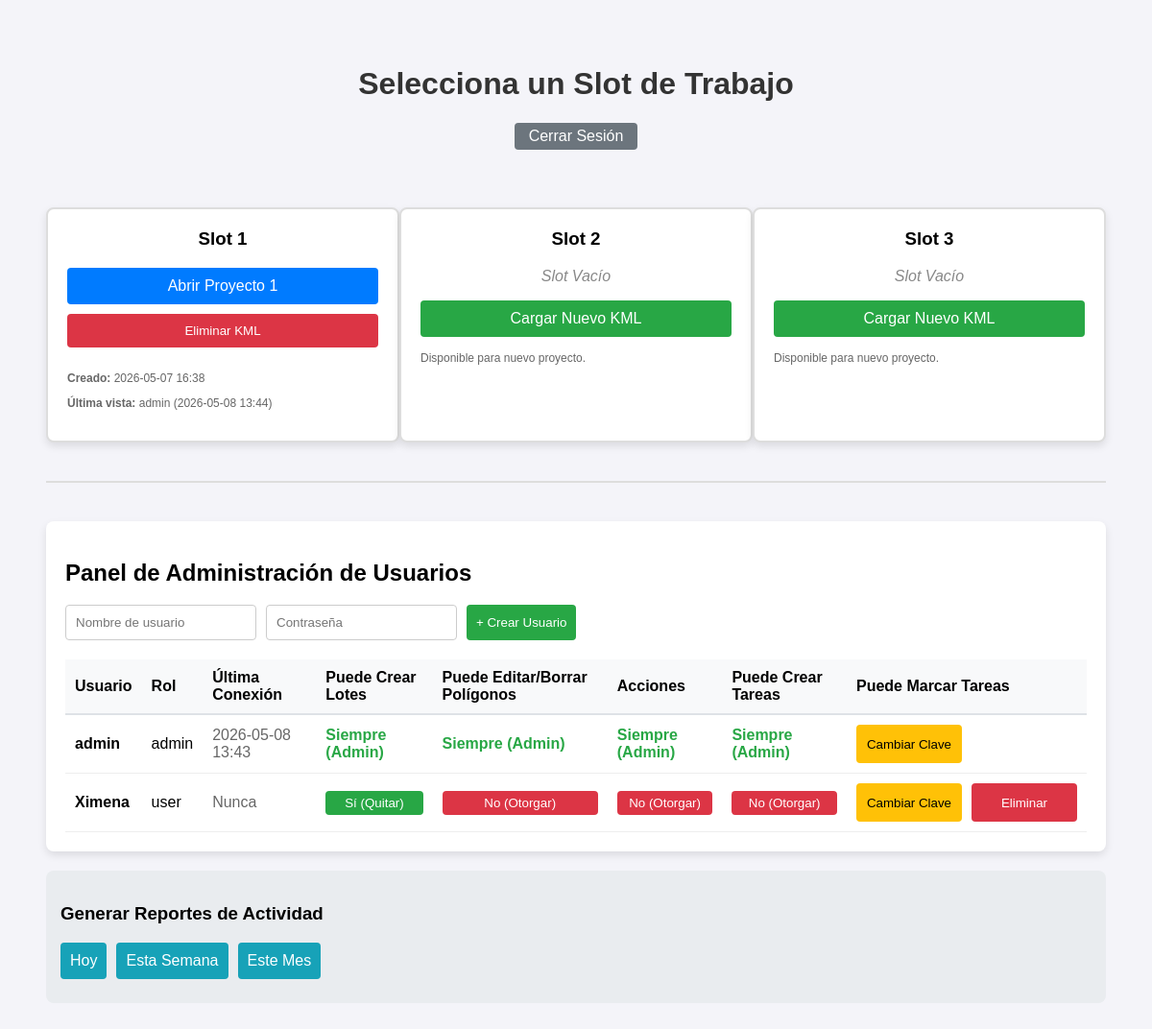
/dashboard (signed in), run on an earlier commit of the app's database.
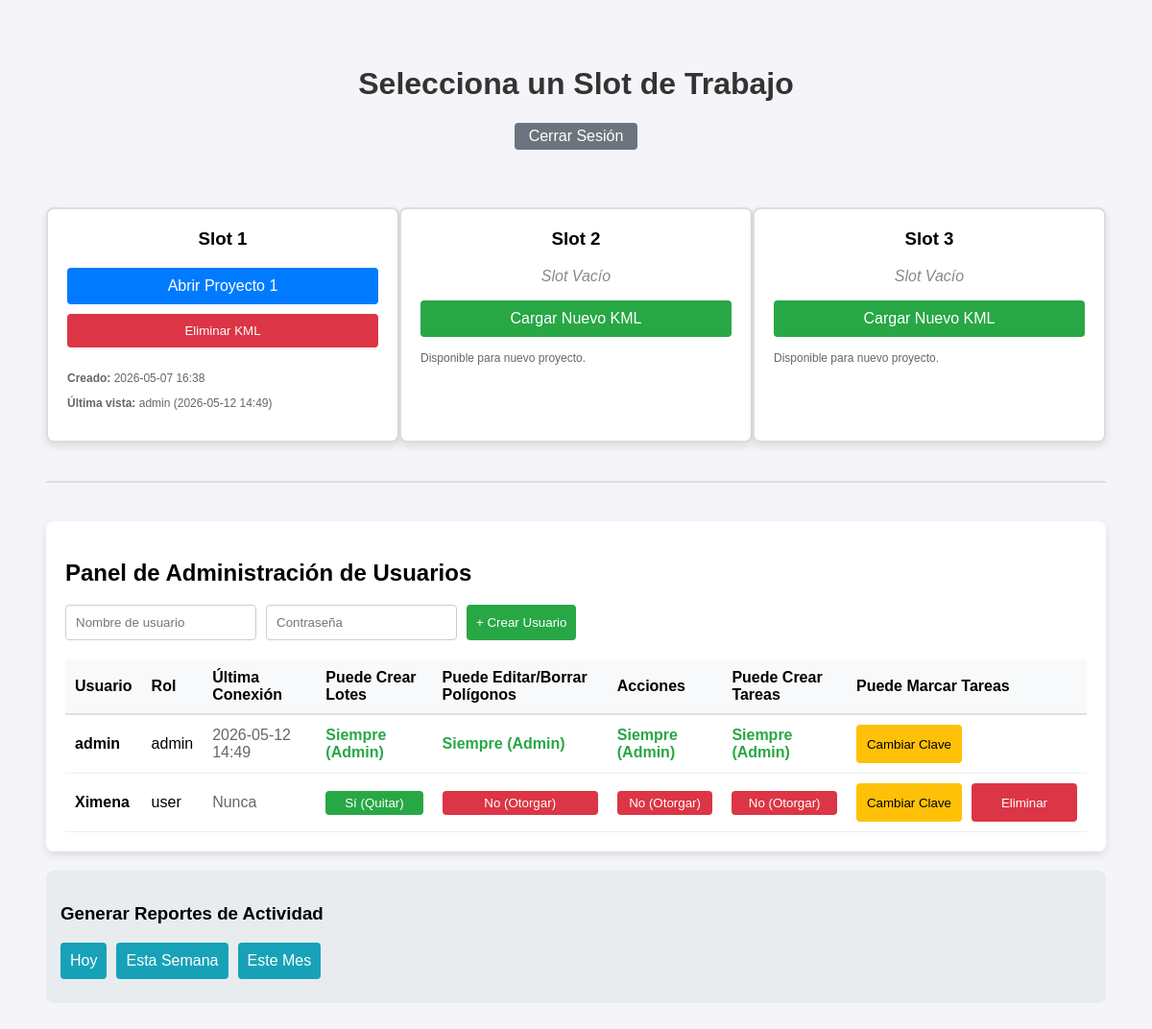
And on a later commit of the database.
### tables this page shows
CREATE TABLE slots
                         (id INTEGER PRIMARY KEY, nombre_real TEXT, slug TEXT, kml_data TEXT, 
                          creado_en TEXT, visto_por TEXT, visto_en TEXT);

CREATE TABLE usuarios
                         (id INTEGER PRIMARY KEY, username TEXT UNIQUE, password_hash TEXT,
                          rol TEXT, puede_agregar INTEGER, ultima_conexion TEXT, puede_editar INTEGER DEFAULT 0, puede_agregar_tareas INTEGER DEFAULT 0, puede_marcar_tareas INTEGER DEFAULT 0);

### rutas/dashboard.py (the view)
@dashboard_bp.route('/dashboard')
def index():
    if not session.get('logeado'):
        return redirect(url_for('login.index'))
    slots = db.obtener_todos_los_slots()
    usuarios = db.obtener_todos_los_usuarios() if session.get('rol') == 'admin' else []
    return render_template('dashboard.html', slots=slots, usuarios=usuarios, rol_actual=session.get('rol'))

### database.py (called while the page is built)
    def _get_connection(self):
        conn = sqlite3.connect(self.db_path)
        conn.row_factory = sqlite3.Row
        return conn

    def obtener_todos_los_usuarios(self):
        with self._get_connection() as conn:
            c = conn.cursor()
            c.execute('SELECT id, username, rol, puede_agregar, ultima_conexion, puede_editar, puede_agregar_tareas, puede_marcar_tareas FROM usuarios')
            return c.fetchall()

    def obtener_todos_los_slots(self):
        with self._get_connection() as conn:
            c = conn.cursor()
            c.execute('SELECT id, nombre_real, slug, kml_data, creado_en, visto_por, visto_en FROM slots')
            return c.fetchall()

### templates/dashboard.html (shortened to what this page needs)
<!doctype html>
<html lang="es">
<head>
    <link rel="stylesheet" href="{{ url_for('static', filename='css/dashboard.css') }}">
</head>
<body>
    <h1>Selecciona un Slot de Trabajo</h1>
    <div style="text-align: center; margin-bottom: 20px;">
        <a href="/logout" class="btn" style="background-color: #6c757d; width: auto; padding: 5px 15px;">Cerrar
            Sesión</a>
    </div>
    <div class="slots-container">
        {% for slot in slots %}
        <div class="slot">
            <h3>Slot {{ slot[0] }}</h3>
            {% if slot[3] %}
            <a href="/adhesa/{{ slot[2] }}" class="btn">Abrir {{ slot[1]
                }}</a>
            <button onclick="abrirModal('{{ slot[0] }}')" class="btn btn-delete">
                Eliminar KML
            </button>
            <div class="metadata">
                <p><strong>Creado:</strong> {{ slot[4] }}</p>
                <p><strong>Última vista:</strong> {{ slot[5] }} ({{ slot[6]
                    }})</p>
            </div>
            {% else %}
            <p style="color: #888; font-style: italic">Slot Vacío</p>
            <form action="/cargar_kml/{{ slot[0] }}" method="POST" enctype="multipart/form-data">
                <label for="upload-{{ slot[0] }}" class="btn btn-empty" style="cursor: pointer; display: block">
                    Cargar Nuevo KML
                </label>
            </form>
            <div class="metadata">
                <p>Disponible para nuevo proyecto.</p>
            </div>
            {% endif %}
        </div>
        {% endfor %}
    </div>
    {% if rol_actual == 'admin' %}
    <hr style="margin: 40px 0; border: 1px solid #ddd" />
    <div style="
        background: white;
        padding: 20px;
        border-radius: 8px;
        box-shadow: 0 4px 8px rgba(0, 0, 0, 0.1);
        margin-top: 20px;
      ">
        <h2>Panel de Administración de Usuarios</h2>
        <form action="/admin/crear_usuario" method="POST" style="margin-bottom: 20px; display: flex; gap: 10px">
            <input type="text" name="nuevo_usuario" placeholder="Nombre de usuario" required
                style="padding: 10px; border: 1px solid #ccc; border-radius: 4px" />
            <input type="password" name="nueva_password" placeholder="Contraseña" required
                style="padding: 10px; border: 1px solid #ccc; border-radius: 4px" />
            <button type="submit" class="btn" style="width: auto; margin: 0; background-color: #28a745">
                + Crear Usuario
            </button>
        </form>
        <table style="width: 100%; border-collapse: collapse; text-align: left">
            <thead>
                <tr style="background-color: #f8f9fa; border-bottom: 2px solid #dee2e6">
                    <th style="padding: 10px">Usuario</th>
                    <th style="padding: 10px">Rol</th>
                    <th style="padding: 10px">Última Conexión</th>
                    <th style="padding: 10px">Puede Crear Lotes</th>
                    <th style="padding: 10px">Puede Editar/Borrar Polígonos</th>
                    <th style="padding: 10px">Acciones</th>
                    <th style="padding: 10px">Puede Crear Tareas</th>
                    <th style="padding: 10px">Puede Marcar Tareas</th>
                </tr>
            </thead>
            <tbody>
                {% for u in usuarios %}
                <tr style="border-bottom: 1px solid #eee">
                    <td style="padding: 10px; font-weight: bold">{{ u[1] }}</td>
                    <td style="padding: 10px">{{ u[2] }}</td>
                    <td style="padding: 10px; color: #666">
                        {{ u[4] if u[4] else 'Nunca' }}
                    </td>
                    <td style="padding: 10px">
                        {% if u[2] != 'admin' %}
                        <form action="/admin/toggle_permiso/{{ u[0] }}" method="POST" style="display: inline">
                            {% if u[3] == 1 %}
                            <button type="submit" class="btn" style="background: #28a745; margin: 0; padding: 5px 10px">
                                Sí (Quitar)
                            </button>
                            {% else %}
                            <button type="submit" class="btn" style="background: #dc3545; margin: 0; padding: 5px 10px">
                                No (Otorgar)
                            </button>
                            {% endif %}
                        </form>
                        {% else %}
                        <span style="color: #28a745; font-weight: bold">Siempre (Admin)</span>
                        {% endif %}
                    </td>
                    <td style="padding: 10px">
                        {% if u[2] != 'admin' %}
                        <form action="/admin/toggle_edicion/{{ u[0] }}" method="POST" style="display: inline">
                            {% if u[5] == 1 %}
                            <button type="submit" class="btn" style="background: #28a745; margin: 0; padding: 5px 10px">
                                Sí (Quitar)
                            </button>
                            {% else %}
                            <button type="submit" class="btn" style="background: #dc3545; margin: 0; padding: 5px 10px">
                                No (Otorgar)
                            </button>
                            {% endif %}
                        </form>
                        {% else %}
                        <span style="color: #28a745; font-weight: bold">Siempre (Admin)</span>
                        {% endif %}
                    </td>
                    <td style="padding: 10px">
                        {% if u[2] != 'admin' %}
                        <form action="/admin/toggle_agregar_tareas/{{ u[0] }}" method="POST" style="display: inline">
                            {% if u[6] == 1 %}
                            <button type="submit" class="btn"
                                style="background: #28a745; margin: 0; padding: 5px 10px">Sí (Quitar)</button>
                            {% else %}
                            <button type="submit" class="btn"
                                style="background: #dc3545; margin: 0; padding: 5px 10px">No (Otorgar)</button>
                            {% endif %}
                        </form>
                        {% else %}
                        <span style="color: #28a745; font-weight: bold">Siempre (Admin)</span>
                        {% endif %}
                    </td>
                    <td style="padding: 10px">
                        {% if u[2] != 'admin' %}
                        <form action="/admin/toggle_marcar_tareas/{{ u[0] }}" method="POST" style="display: inline">
                            {% if u[7] == 1 %}
                            <button type="submit" class="btn"
                                style="background: #28a745; margin: 0; padding: 5px 10px">Sí (Quitar)</button>
                            {% else %}
                            <button type="submit" class="btn"
                                style="background: #dc3545; margin: 0; padding: 5px 10px">No (Otorgar)</button>
                            {% endif %}
                        </form>
                        {% else %}
                        <span style="color: #28a745; font-weight: bold">Siempre (Admin)</span>
                        {% endif %}
                    </td>
                    <td style="padding: 10px">
                        <div style="display: flex; align-items: center; gap: 10px;">
                            <button type="button" onclick="abrirModalPass('{{ u[0] }}', '{{ u[1] }}')" class="btn"
                                style="background: #ffc107; color: black; margin: 0; padding: 5px 10px; width: 110px; height: 40px; white-space: nowrap;">
                                Cambiar Clave
                            </button>
                            {% if u[2] != 'admin' %}
                            <form action="/admin/eliminar_usuario/{{ u[0] }}" method="POST" style="margin: 0;"
                                onsubmit="return confirm('¿Seguro que deseas eliminar este usuario?');">
                                <button type="submit" class="btn btn-delete"
                                    style="margin: 0; padding: 5px 10px; width: 110px; height: 40px; white-space: nowrap;">
                                    Eliminar
                                </button>
                            </form>
                            {% endif %}
                        </div>
                    </td>
                </tr>
                {% endfor %}
            </tbody>
        </table>
    </div>
    {% endif %}
    {% if rol_actual == 'admin' %}
    <div style="margin-top: 20px; padding: 15px; background: #e9ecef; border-radius: 8px;">
        <h3>Generar Reportes de Actividad</h3>
        <div style="display: flex; gap: 10px;">
            <a href="/admin/reporte/dia" class="btn" style="background: #17a2b8; width: auto;">Hoy</a>
            <a href="/admin/reporte/semana" class="btn" style="background: #17a2b8; width: auto;">Esta Semana</a>
            <a href="/admin/reporte/mes" class="btn" style="background: #17a2b8; width: auto;">Este Mes</a>
        </div>
    </div>
    {% endif %}
</body>
</html>

### static/css/dashboard.css (style rules this page uses)
body { font-family: sans-serif; background-color: #f4f4f9; padding: 40px; }
h1 { text-align: center; color: #333; }
.slots-container { display: flex; justify-content: space-around; margin-top: 50px; }
.slot { background: white; padding: 20px; border-radius: 8px; box-shadow: 0 4px 8px rgba(0, 0, 0, 0.1); width: 30%; text-align: center; border: 2px solid #ddd; }
.slot h3 { margin-top: 0; }
.btn { display: inline-block; width: 100%; padding: 10px; margin-bottom: 10px; background: #007bff; color: white; text-decoration: none; border: none; border-radius: 4px; cursor: pointer; box-sizing: border-box; }
.btn-delete { background: #dc3545; }
.btn-empty { background: #28a745; }
.metadata { font-size: 12px; color: #666; margin-top: 15px; text-align: left; }

What changed in the data, as far as the page shows it:
changed slots "Proyecto 1": visto_en "2026-05-08 13:44" → "2026-05-12 14:49"
changed usuarios "admin": ultima_conexion "2026-05-08 13:43" → "2026-05-12 14:49"
